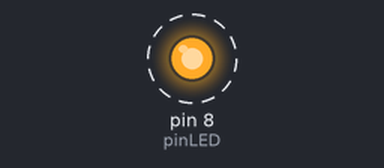
A sketch run on a simulated Arduino Uno, built with avr-gcc and run on an emulated ATmega328P. Parts: output pins drawn as LEDs (lit = HIGH). Dashed ring = blinking.

Above: at 0.2 s.
Timing chart, 0 to 3.0 s (numbered marks = the images above):
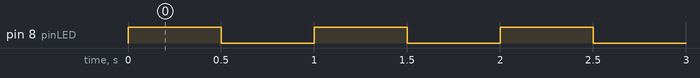

The sketch:

sismik_2021_whileLoopStatement.ino
```cpp
// program LED berkedip menggunakan while loop

const int pinLED = 8;
int nilaiKondisi = 1000; // set nilai kondisi 1000

void setup() {
  pinMode(pinLED, OUTPUT);
}

void loop() {
  // kondisi pertama
  while(nilaiKondisi > 0) {
    digitalWrite(pinLED, HIGH); // pinLED dalam kondisi high
    delay(500); // delay selama 500 ms
    digitalWrite(pinLED, LOW); // pinLED dalam kondisi low
    delay(500); // delay selama 500 ms

    nilaiKondisi = nilaiKondisi - 100; // mengurangi nilai kondisi
    }
  /* setelah nilai dikurangi terus menerus dan mencapai
   * nilai lebih kecil dari nol maka program while
   * tersebut berhenti
   */
  while(nilaiKondisi < 1000) {
    digitalWrite(pinLED, HIGH); // pinLED dalam kondisi high
    delay(500); // delay selama 500 ms
    digitalWrite(pinLED, LOW); // pinLED dalam kondisi low
    delay(500); // delay selama 500 ms

    nilaiKondisi = nilaiKondisi + 100; // menambah nilai
    }
}
```

Measured:
- by itself, pin 8 (pinLED): alternates HIGH for 0.50 s and LOW for 0.50 s
